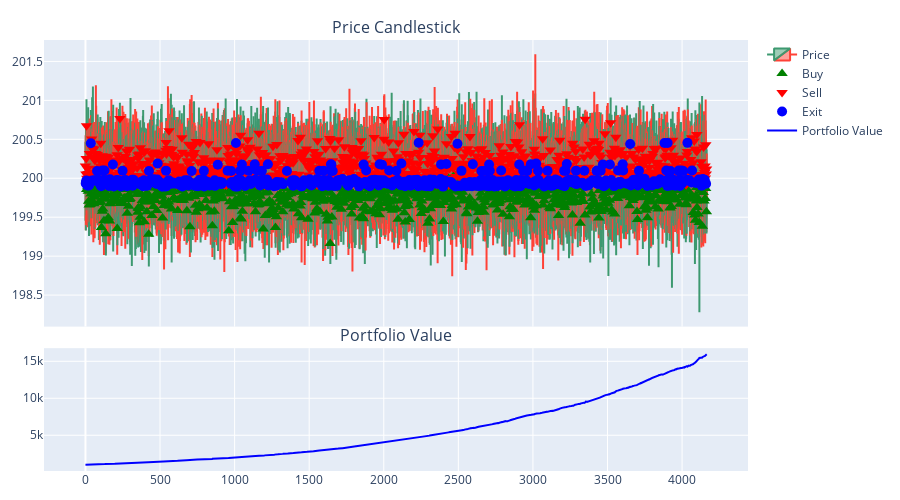

Notebook code cell kept with this figure:
### Code cell
historical_info_df = history_dfs[-1]
buy_df_xgb, sell_df_xgb, exit_df_xgb = extract_signals(historical_info_df)
fig_xgb = build_fig(
    historical_info_df,
    buy_df_xgb,
    sell_df_xgb,
    exit_df_xgb
)
fig_xgb.show()

### Figure 1 — Plotly figure (JSON) as saved in the notebook; plotly's stock layout.template omitted (floating-point values rounded to 4 significant figures; data arrays with more than 128 entries replaced by an {"elided": "..."} marker saying what was removed)
{"data": [{"close": {"elided": "4166 float values"}, "high": {"elided": "4166 float values"}, "low": {"elided": "4166 float values"}, "name": "Price", "open": {"elided": "4166 float values"}, "type": "candlestick", "x": {"elided": "4166 int values"}, "xaxis": "x", "yaxis": "y"}, {"marker": {"color": "green", "size": 10, "symbol": "triangle-up"}, "mode": "markers", "name": "Buy", "type": "scatter", "x": {"elided": "868 int values"}, "xaxis": "x", "y": {"elided": "868 float values"}, "yaxis": "y"}, {"marker": {"color": "red", "size": 10, "symbol": "triangle-down"}, "mode": "markers", "name": "Sell", "type": "scatter", "x": {"elided": "952 int values"}, "xaxis": "x", "y": {"elided": "952 float values"}, "yaxis": "y"}, {"marker": {"color": "blue", "size": 10, "symbol": "circle"}, "mode": "markers", "name": "Exit", "type": "scatter", "x": {"elided": "532 int values"}, "xaxis": "x", "y": {"elided": "532 float values"}, "yaxis": "y"}, {"line": {"color": "blue"}, "mode": "lines", "name": "Portfolio Value", "type": "scatter", "x": {"elided": "4166 int values"}, "xaxis": "x2", "y": {"elided": "4166 float values"}, "yaxis": "y2"}], "layout": {"annotations": [{"font": {"size": 16}, "showarrow": false, "text": "Price Candlestick", "x": 0.5, "xanchor": "center", "xref": "paper", "y": 1.0, "yanchor": "bottom", "yref": "paper"}, {"font": {"size": 16}, "showarrow": false, "text": "Portfolio Value", "x": 0.5, "xanchor": "center", "xref": "paper", "y": 0.285, "yanchor": "bottom", "yref": "paper"}], "height": 500, "margin": {"b": 20, "l": 40, "r": 20, "t": 40}, "xaxis": {"anchor": "y", "domain": [0, 1], "matches": "x2", "rangeslider": {"visible": false}, "showticklabels": false}, "xaxis2": {"anchor": "y2", "domain": [0, 1], "rangeslider": {"visible": false}}, "yaxis": {"anchor": "x", "domain": [0.335, 1.0]}, "yaxis2": {"anchor": "x2", "domain": [0, 0.285]}}}
